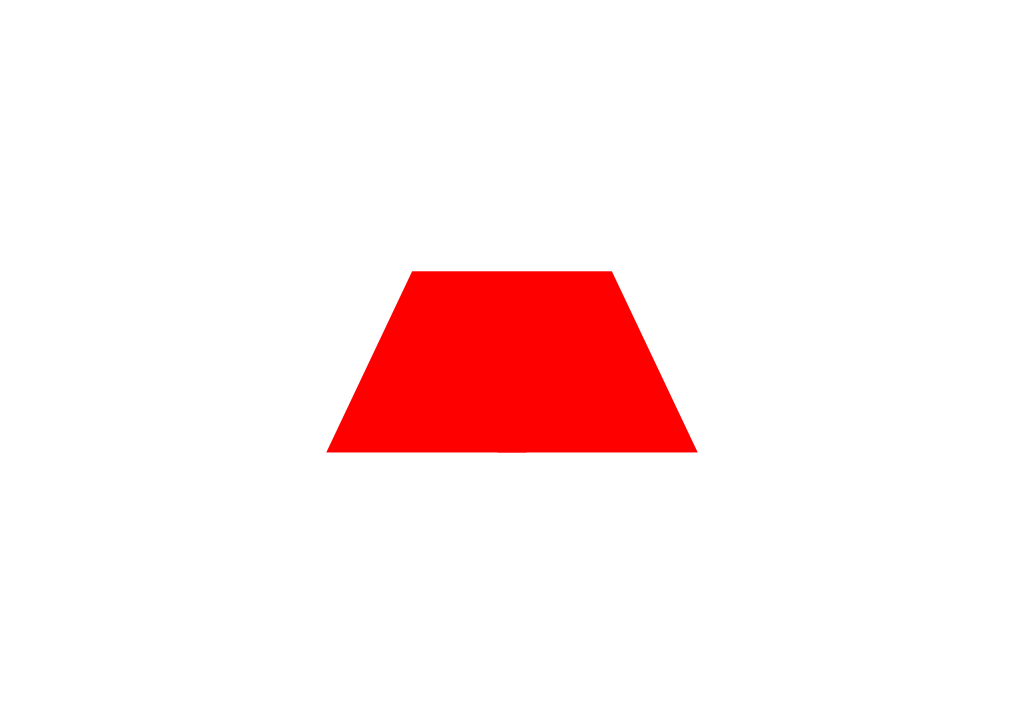
#> input picture Task 1/Task 1a/test images/trapezium.png, 1024 x 724 px, found by its file name
$ python centroid.py   (Python 2 division)   (older library calls are emulated)
#> lines starting #> are read from the running program, lines starting #| are printed output that depends on the picture; after the words box and inside, x2 and y2 are one past the last pixel; in counts of white or black regions, pixels touching at a corner belong together
import numpy as np
import cv2

img = cv2.imread('trapezium.png')
#> img is the input picture: shape (724, 1024, 3); mean B, G, R 237.2, 237.2, 255
gray = cv2.cvtColor(img, cv2.COLOR_BGR2GRAY)
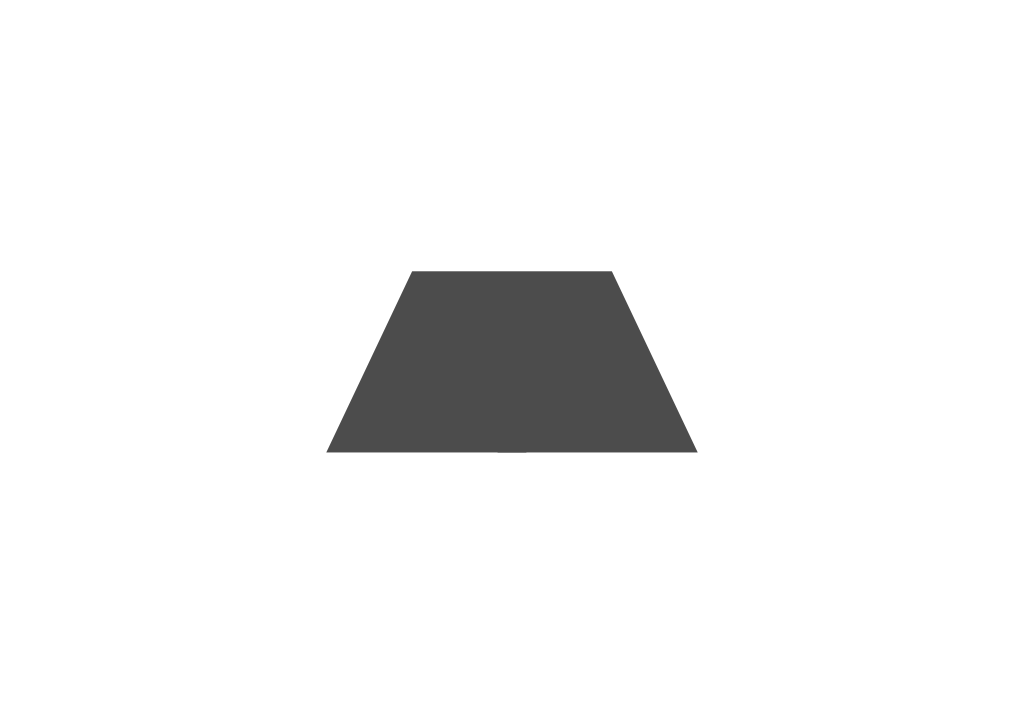
#> gray: shape (724, 1024); min 76, max 255, mean 242.5

ret,thresh = cv2.threshold(gray,127,255,1)
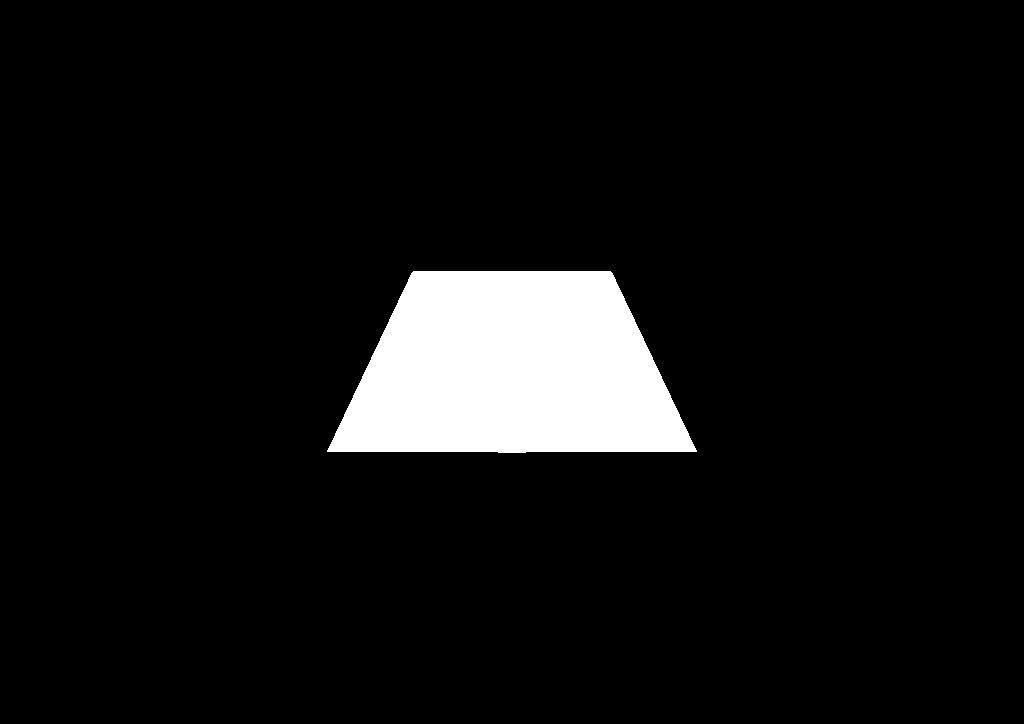
#> thresh: shape (724, 1024); 7% white; 1 white region

_,contours,h = cv2.findContours(thresh,1,2)
#> contours = 1 contour; box (x1, y1, x2, y2) and area: (327, 271, 697, 453) 51117; h = [[-1, -1, -1, -1]]

for cnt in contours:
    M = cv2.moments(cnt)
    cx = int(M['m10']/M['m00'])
    cy = int(M['m01']/M['m00'])

    print cx,",",cy

    centroid = "("+str(cx) + "," + str(cy)+")"
    cv2.putText(img, centroid, (cx, cy), cv2.FONT_HERSHEY_SIMPLEX, 0.5, 0, 1)
    cv2.putText(img, "centroid", (cx+20, cy+15), cv2.FONT_HERSHEY_SIMPLEX, 0.5, 0, 1)
#> this loop made 1 pass
#> (cx, cy) on pass 1: (511, 370)
#| 511 , 370
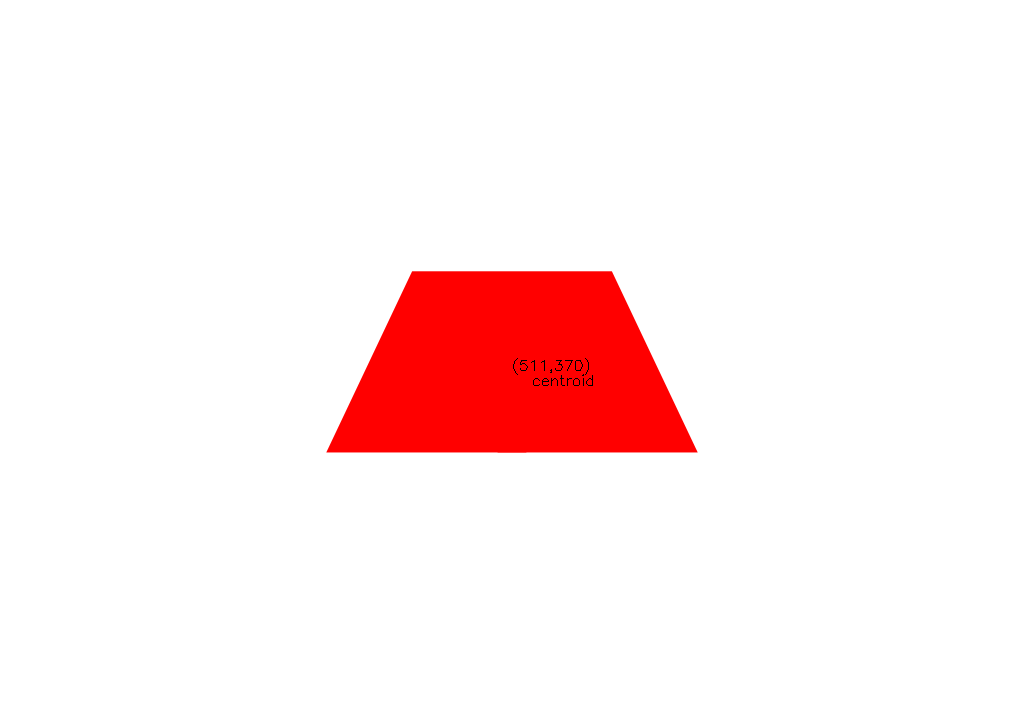
#> img: shape (724, 1024, 3); 0.04% of pixels changed, all inside (x1, y1, x2, y2) = (513, 358, 593, 386)


cv2.imshow('img',img)
cv2.waitKey(0)
cv2.destroyAllWindows()

$ run again, with Task 1/Task 1a/test images/shapes1.png copied over Task 1/Task 1a/test images/trapezium.png
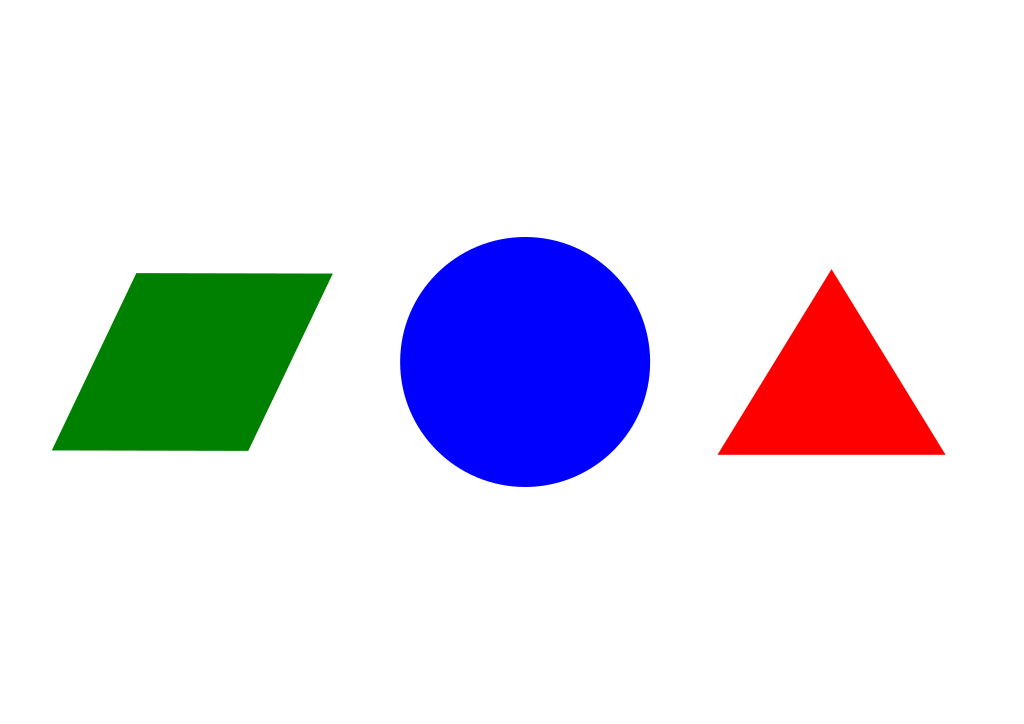
#> input picture Task 1/Task 1a/test images/shapes1.png, 1024 x 724 px, found by its file name
#> img is the input picture: shape (724, 1024, 3); mean B, G, R 235.7, 224.9, 226.1
#> `ret,thresh = cv2.threshold(gray,127,255,1)`:
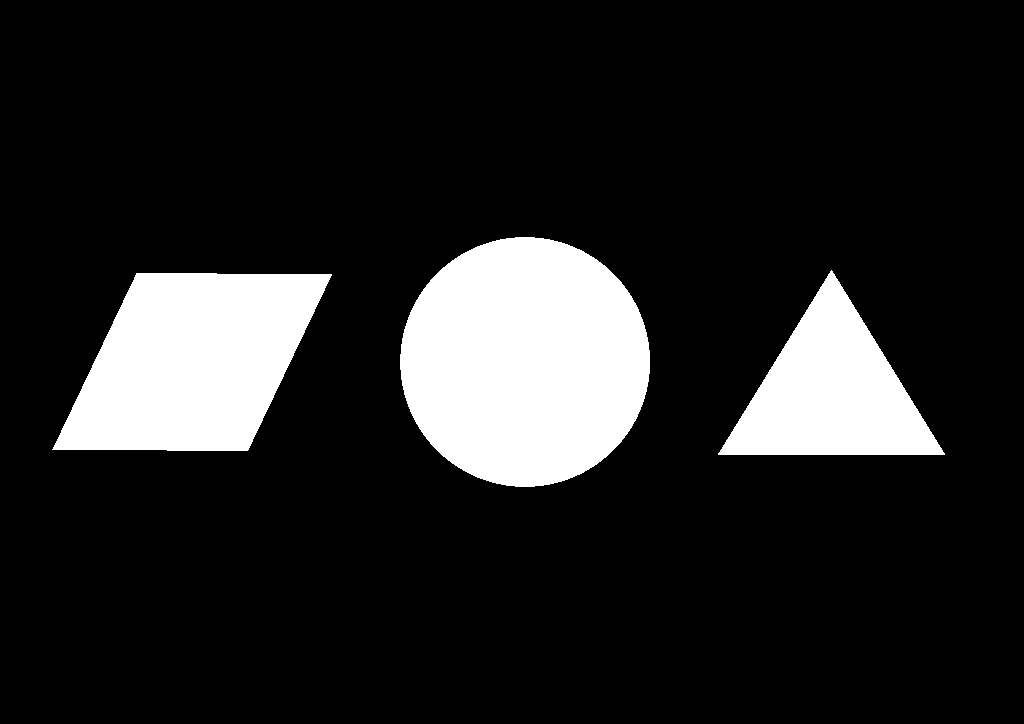
#> thresh: shape (724, 1024); 14.1% white; 3 white regions
#> contours = 3 contours; box (x1, y1, x2, y2) and area: (400, 237, 650, 487) 48694, (52, 273, 332, 451) 34335, (718, 270, 945, 455) 20842; h = [[1, -1, -1, -1], [2, 0, -1, -1], [-1, 1, -1, -1]]
#> the loop `for cnt in contours:` made 3 passes
#> (cx, cy) on passes 1 to 3: (191, 361), (831, 392), (524, 361)
#> (printed output is left out)
#> after the loop `for cnt in contours:`:
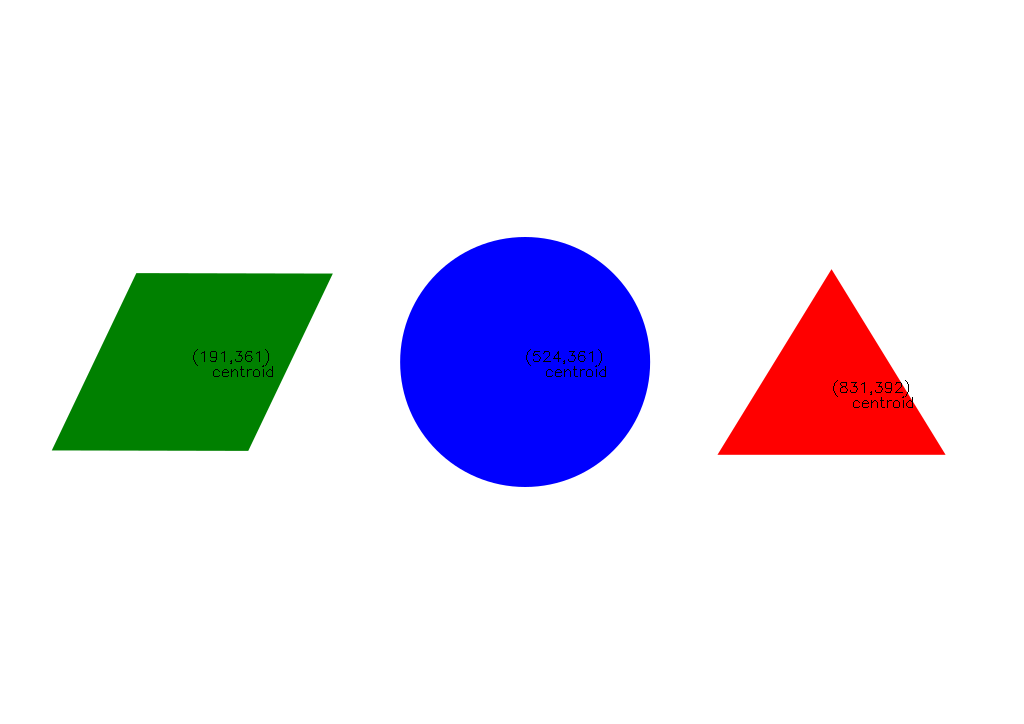
#> img: shape (724, 1024, 3); 0.13% of pixels changed, all inside (x1, y1, x2, y2) = (193, 349, 913, 408)

$ run again, with Task 1/Task 1a/test images/test1.png copied over Task 1/Task 1a/test images/trapezium.png
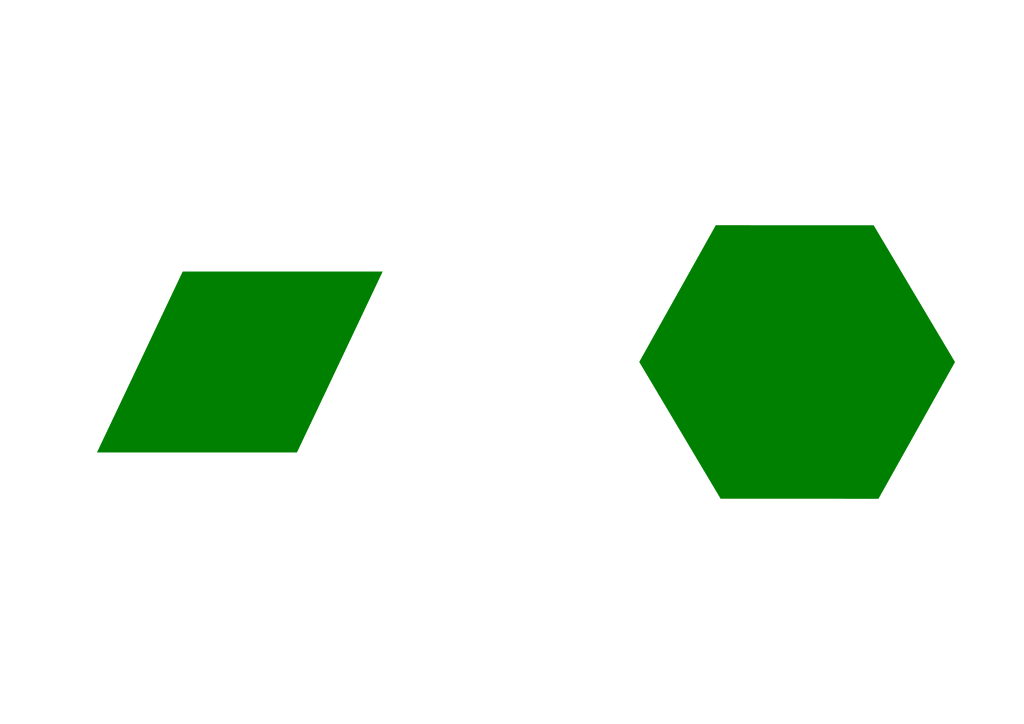
#> input picture Task 1/Task 1a/test images/test1.png, 1024 x 724 px, found by its file name
#> img is the input picture: shape (724, 1024, 3); mean B, G, R 220.3, 237.7, 220.3
#> `ret,thresh = cv2.threshold(gray,127,255,1)`:
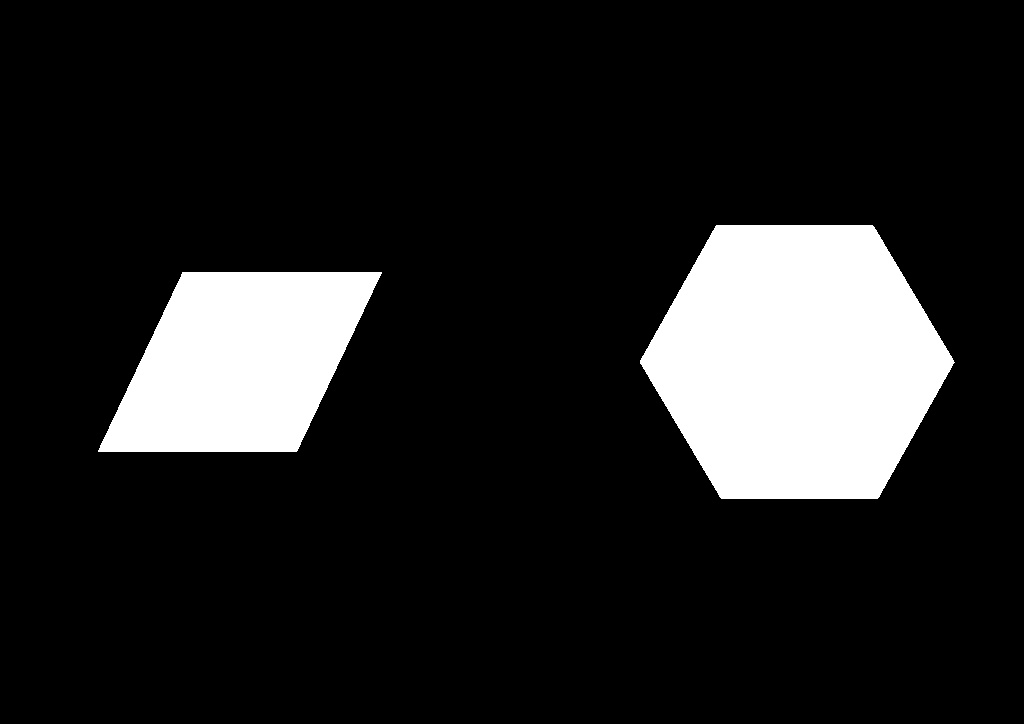
#> thresh: shape (724, 1024); 13.6% white; 2 white regions
#> contours = 2 contours; box (x1, y1, x2, y2) and area: (640, 225, 955, 499) 64306, (98, 272, 382, 452) 35546; h = [[1, -1, -1, -1], [-1, 0, -1, -1]]
#> the loop `for cnt in contours:` made 2 passes
#> (cx, cy) on passes 1 to 2: (239, 361), (796, 361)
#> (printed output is left out)
#> after the loop `for cnt in contours:`:
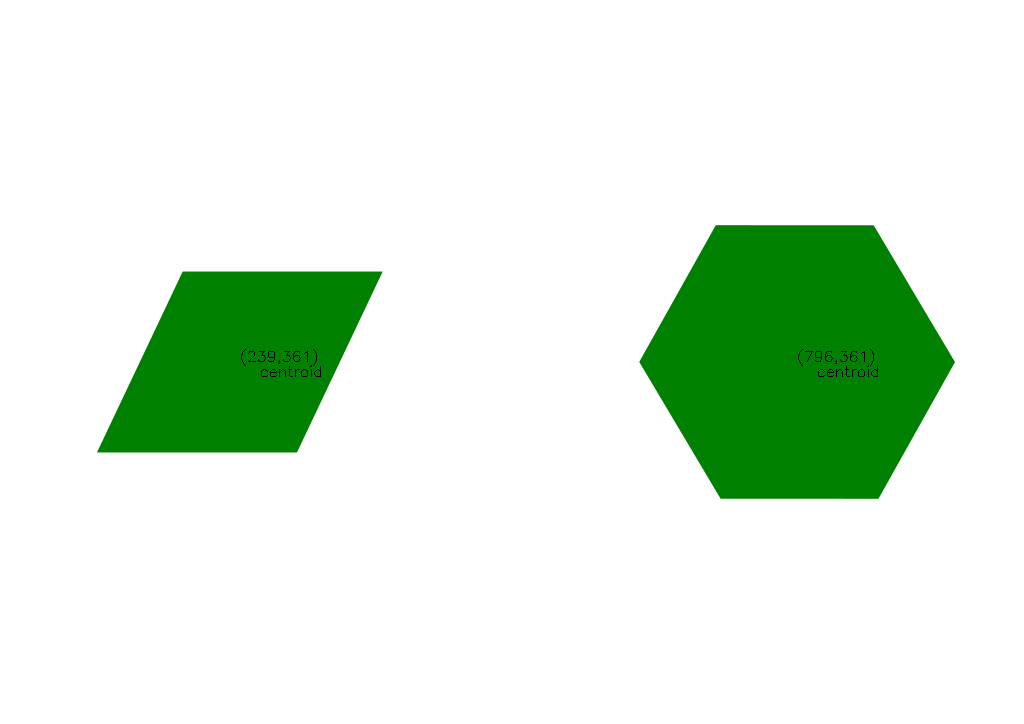
#> img: shape (724, 1024, 3); 0.09% of pixels changed, all inside (x1, y1, x2, y2) = (241, 349, 878, 377)
